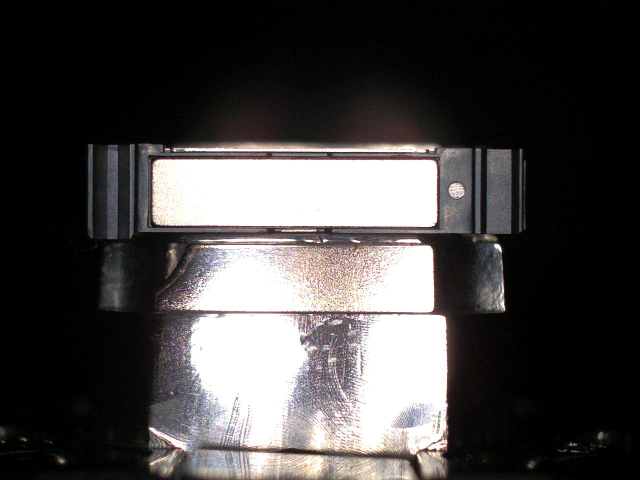
#> input picture projectData/normal/26345_000_OK.jpeg, 1280 x 960 px, given in place of 26309_000_OK_otsu.png, which was not available (shown at 1/2 size)
$ python segmentation_1.py
#> lines starting #> are read from the running program, lines starting #| are printed output that depends on the picture; after the words box and inside, x2 and y2 are one past the last pixel; in counts of white or black regions, pixels touching at a corner belong together; pictures that were not available may be replaced by others from this repository, and a replacement may not be noted
import cv2
import numpy as np
import matplotlib.pyplot as plt
from PIL import Image

# ✅ 1. 이미지 로드 및 Grayscale 변환
def preprocess_image(image_path):
    image = cv2.imread(image_path)  # BGR 형식으로 로드
#> image is the input picture: shape (960, 1280, 3); mean B, G, R 68.5, 68.9, 71.1
    gray = cv2.cvtColor(image, cv2.COLOR_BGR2GRAY)  # Grayscale 변환
    return image, gray

# ✅ 2. 대비 조절 + Gaussian Blur (빛 번짐 완화)
def enhance_contrast(image):
    blurred = cv2.GaussianBlur(image, (5, 5), 0)  # 노이즈 제거
    equalized = cv2.equalizeHist(blurred)  # 히스토그램 평활화 (대비 증가)
    return equalized

# ✅ 3. Adaptive Thresholding (더 정확한 배경 제거)
def apply_threshold(image):
    # 적응형 Thresholding (지역 대비를 고려하여 배경과 금속 분리)
    binary_mask = cv2.adaptiveThreshold(
        image, 255, cv2.ADAPTIVE_THRESH_GAUSSIAN_C, cv2.THRESH_BINARY, 11, 2
    )
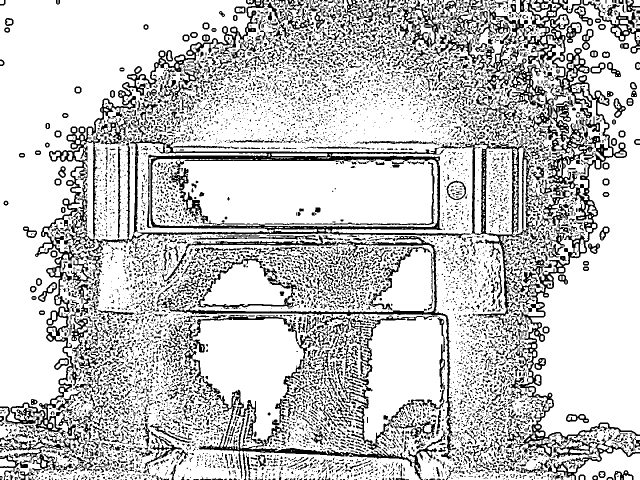
#> binary_mask: shape (960, 1280) (shown at 1/2 size); 77.6% white; 8162 black regions (6275 under 20 px), largest, box (x1, y1, x2, y2) and area: (1014, 0, 1280, 960) 22114, (0, 0, 571, 865) 18163, (191, 273, 942, 490) 17949

    # 어두운 배경과 금속 부분을 분리하는 추가 Thresholding
    _, dark_mask = cv2.threshold(image, 50, 255, cv2.THRESH_BINARY_INV)
#> dark_mask: shape (960, 1280); 35.5% white; 674 white regions (522 under 20 px), largest, box (x1, y1, x2, y2) and area: (0, 0, 1280, 960) 425714, (148, 923, 187, 941) 358, (1063, 333, 1089, 361) 278

    # 중간 밝기 부분(반사 영역) → 배경과 금속 사이 영역
    middle_mask = cv2.bitwise_and(~binary_mask, ~dark_mask)
#> middle_mask: shape (960, 1280); 13.7% white; 7618 white regions (6159 under 20 px), largest, box (x1, y1, x2, y2) and area: (191, 273, 942, 490) 17949, (368, 646, 893, 960) 8631, (313, 472, 913, 919) 7978

    return binary_mask, dark_mask, middle_mask

# ✅ 4. Canny Edge Detection (경계 강화)
def apply_edge_detection(image):
    edges = cv2.Canny(image, 50, 150)  # Canny Edge 적용
#> edges: shape (960, 1280); 5.5% white in thin lines or dots
    return edges

# ✅ 5. 컬러 마스크 적용 (배경 → 빨간색, 금속 → 흰색, 중간 → 파란색)
def apply_color_mask(image, bright_mask, dark_mask, middle_mask):
    # 컬러 마스크 초기화
    color_mask = np.zeros((image.shape[0], image.shape[1], 3), dtype=np.uint8)

    # 배경 (검은 부분 → 빨간색으로 변경)
    color_mask[dark_mask == 255] = [255, 0, 0]  # Red

    # 금속 부분 (밝은 부분 → 흰색 유지)
    color_mask[bright_mask == 255] = [255, 255, 255]  # White

    # 중간 영역 (회색 영역 → 파란색)
    color_mask[middle_mask == 255] = [0, 0, 255]  # Blue

    return color_mask

# ✅ 6. 원본 이미지에 마스크 Overlay
def overlay_mask_on_image(image, color_mask, alpha=0.5):
#> called with alpha = 0.5
    overlay = cv2.addWeighted(image, 1 - alpha, color_mask, alpha, 0)
    return overlay

# ✅ 7. 최종 세그멘테이션 수행 및 시각화
def segment_and_visualize(image_path):
    image, gray_image = preprocess_image(image_path)  # Grayscale 변환
    enhanced_image = enhance_contrast(gray_image)  # 대비 증가
    bright_mask, dark_mask, middle_mask = apply_threshold(enhanced_image)  # Thresholding
    edges = apply_edge_detection(enhanced_image)  # 경계 검출
    color_mask = apply_color_mask(image, bright_mask, dark_mask, middle_mask)  # 컬러 마스크 적용
    overlayed_image = overlay_mask_on_image(image, color_mask)  # 마스크 Overlay

    # 원본 이미지 로드 (RGB 변환)
    original_image = Image.open(image_path).convert("RGB")

    # 결과 시각화
    plt.figure(figsize=(15, 5))

    plt.subplot(1, 4, 1)
    plt.imshow(original_image)
    plt.title("Original Image")
    plt.axis("off")

    plt.subplot(1, 4, 2)
    plt.imshow(color_mask)
    plt.title("Segmentation Mask (Colored)")
    plt.axis("off")

    plt.subplot(1, 4, 3)
    plt.imshow(edges, cmap="gray")
    plt.title("Edge Detection")
    plt.axis("off")

    plt.subplot(1, 4, 4)
    plt.imshow(overlayed_image)
    plt.title("Overlayed on Original")
    plt.axis("off")

    plt.show()
#> figure, not shown here; B, G, R data is drawn as R, G, B

# ✅ 테스트 실행
test_image_path = "./projectData/segmentation_results/26309_000_OK_otsu.png"  # 원하는 이미지 경로 입력
segment_and_visualize(test_image_path)

test_image_path = "./projectData/normal/26309_000_OK.jpeg"  # 원하는 이미지 경로 입력
segment_and_visualize(test_image_path)
#> call 2 of segment_and_visualize, with image_path = './projectData/normal/26309_000_OK.jpeg'
#> call 2 of preprocess_image, with image_path = './projectData/normal/26309_000_OK.jpeg'
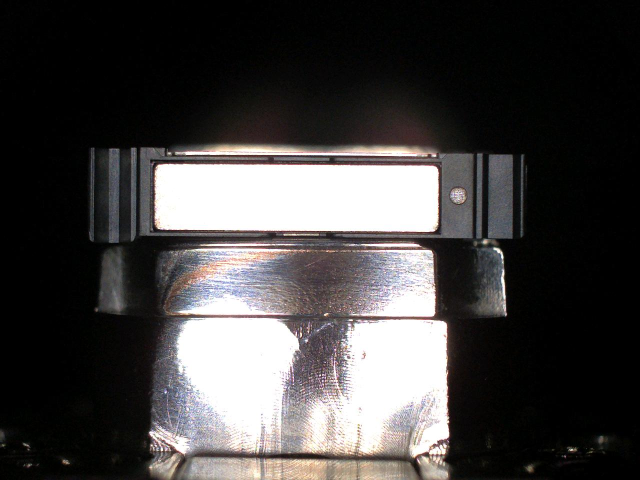
#> input picture projectData/normal/26309_000_OK.jpeg, 1280 x 960 px, found by its file name (shown at 1/2 size)
#> in preprocess_image, image is the input picture: shape (960, 1280, 3); mean B, G, R 65.6, 66, 68.2
#> in apply_threshold (call 2), `binary_mask = cv2.adaptiveThreshold( image, 255, cv2.ADAPTIVE_THRESH_G..`:
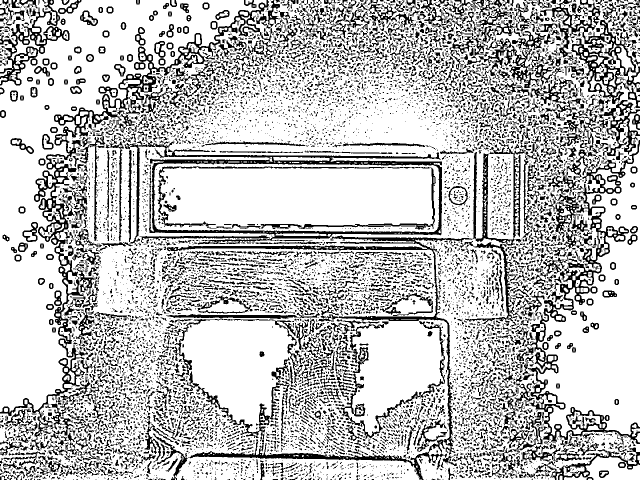
#> binary_mask: shape (960, 1280) (shown at 1/2 size); 74.5% white; 8843 black regions (6666 under 20 px), largest, box (x1, y1, x2, y2) and area: (0, 0, 546, 901) 22197, (333, 471, 945, 960) 15748, (274, 281, 884, 489) 14498
#> in apply_threshold (call 2), `_, dark_mask = cv2.threshold(image, 50, 255, cv2.THRESH_BINARY_INV)`: dark_mask: shape (960, 1280); 33.7% white; 861 white regions (662 under 20 px), largest, box (x1, y1, x2, y2) and area: (0, 0, 794, 875) 214305, (842, 0, 1280, 960) 180848, (776, 0, 852, 72) 1703
#> in apply_threshold (call 2), `middle_mask = cv2.bitwise_and(~binary_mask, ~dark_mask)`:
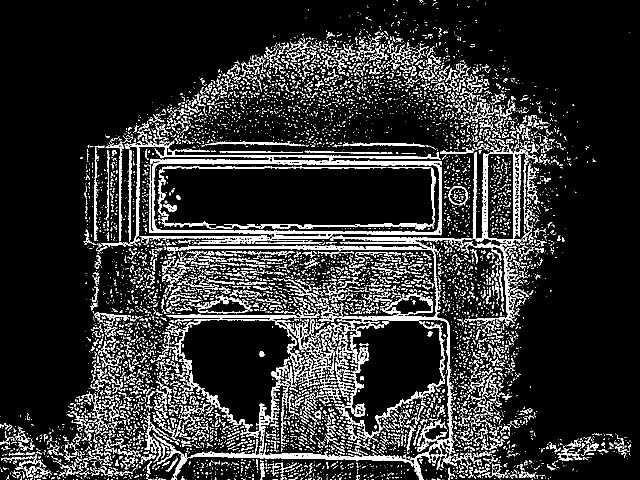
#> middle_mask: shape (960, 1280) (shown at 1/2 size); 13.9% white; 7931 white regions (6394 under 20 px), largest, box (x1, y1, x2, y2) and area: (333, 471, 945, 960) 15748, (274, 281, 884, 489) 14496, (324, 637, 597, 878) 4984
#> in apply_edge_detection (call 2), `edges = cv2.Canny(image, 50, 150)`:
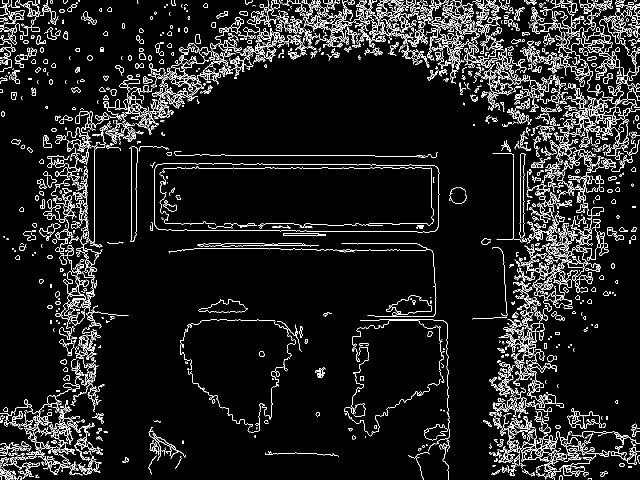
#> edges: shape (960, 1280) (shown at 1/2 size); 7.4% white in thin lines or dots
#> in segment_and_visualize (call 2), `color_mask = apply_color_mask(image, bright_mask, dark_mask, middle_ma..`:
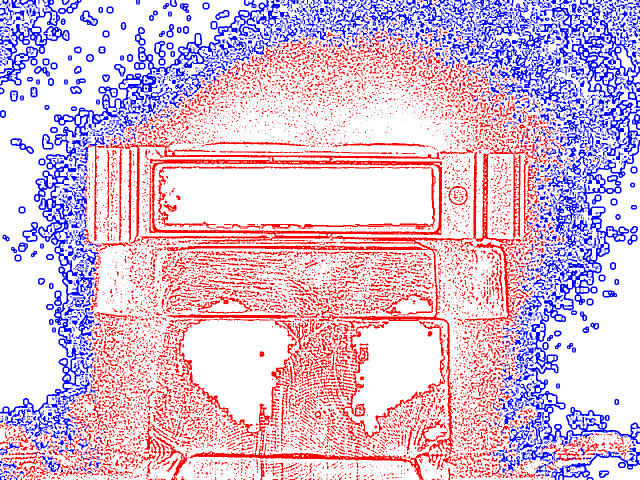
#> color_mask: shape (960, 1280, 3) (shown at 1/2 size); mean B, G, R 219.6, 190.1, 225.5
#> call 2 of overlay_mask_on_image, with alpha = 0.5
#> in overlay_mask_on_image (call 2), `overlay = cv2.addWeighted(image, 1 - alpha, color_mask, alpha, 0)`:
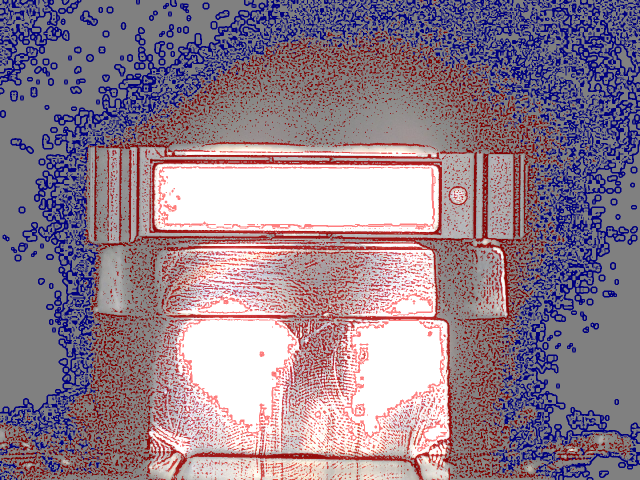
#> overlay: shape (960, 1280, 3) (shown at 1/2 size); mean B, G, R 142.7, 128.1, 146.9
